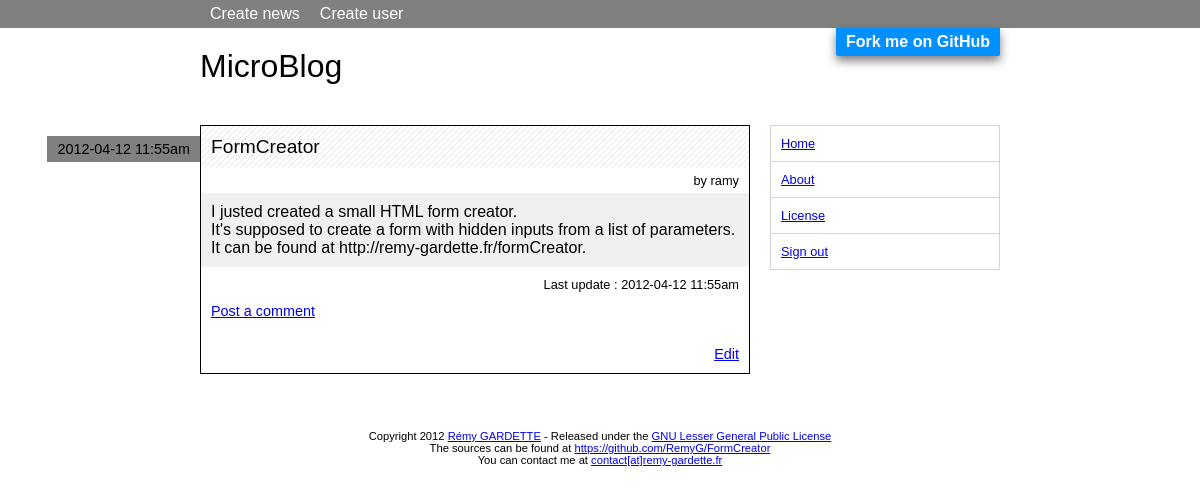
The app's page /index.php?module=news&action=show&post=formcreator-9 (signed in) with its own data.
### tables this page shows
CREATE TABLE IF NOT EXISTS `posts` (
  `post_id` int(11) NOT NULL AUTO_INCREMENT,
  `post_title` varchar(200) DEFAULT NULL,
  `post_crea_usr_id` int(11) NOT NULL,
  `post_title_url` varchar(200) NOT NULL,
  `post_content` text NOT NULL,
  `post_dt_crea` datetime NOT NULL,
  `post_dt_modif` datetime NOT NULL,
  PRIMARY KEY (`post_id`)
);

CREATE TABLE IF NOT EXISTS `users` (
  `usr_id` int(11) NOT NULL AUTO_INCREMENT,
  `usr_name` varchar(50) NOT NULL,
  `usr_password` varchar(50) NOT NULL,
  `usr_mail` varchar(100) NOT NULL,
  `usr_dt_crea` datetime NOT NULL,
  PRIMARY KEY (`usr_id`)
);

### modeles/User.php (called while the page is built, shortened)
<?php
class User {
	public $list_rights;
	public function getListRights() {
		return $this->list_rights;
	}
	public function __construct($id, $name, $password, $mail, $dt_crea) {
		$this->name = $name;
	}
	public static function getUserById($usr_id) {
		$pdo = PDO2::getInstance();
		$requete = $pdo->prepare("
			SELECT
				usr_id, usr_name, usr_password, usr_mail, usr_dt_crea
			FROM
				users
			WHERE
				usr_id = :usr_id
			;");
		$requete->bindValue(':usr_id', 	$usr_id);
		$requete->execute();
		if ($result = $requete->fetch(PDO::FETCH_ASSOC)) {
			return new User($result['usr_id'], $result['usr_name'], $result['usr_password'], $result['usr_mail'], $result['usr_dt_crea']);
		}
		return null;
	}
	public static function hasCurrentUserRight($right_cd) {
		if(cleanGlobal($_SESSION, 'current_user') == null) {
			return false;
		} else {
			$current_user = unserialize(cleanGlobal($_SESSION, 'current_user', false));
			if($current_user->getListRights() != null) {
				foreach($current_user->getListRights() as $right) {
					if($right->getCd() == $right_cd) {
						return true;
					}
				}
			}
			return false;
		}
	}
}
?>

### modeles/Post.php (called while the page is built, shortened)
<?php
class Post {
	public $title;
	public $content;
	public $dt_crea;
	public $dt_modif;
	private $crea_user;
	public function getTitle() {
		return $this->title;
	}
	public function getContent() {
		return $this->content;
	}
	public function getDtCrea() {
		return $this->dt_crea;
	}
	public function getDtModif() {
		return $this->dt_modif;
	}
	public function getCreaUser() {
		return $this->crea_user;
	}
	public function setCreaUser($crea_user) {
		$this->crea_user = $crea_user;
	}
	public function __construct($id, $crea_usr_id, $title, $title_url, $content, $dt_crea, $dt_modif) {
		$this->title = $title;
		$this->title_url = $title_url;
		$this->content = $content;
		$this->dt_crea = $dt_crea;
		$this->dt_modif = $dt_modif;
	}
	public static function getPostByTitleUrl($post_title_url) {
		$pdo = PDO2::getInstance();
		$requete = $pdo->prepare("
			SELECT
				post_id, post_crea_usr_id, post_title, post_title_url, post_content, post_dt_crea, post_dt_modif
			FROM
				posts
			WHERE
				post_title_url = :post_title_url
			;");
		$requete->bindValue(':post_title_url', $post_title_url);
		$requete->execute();
		$results = $requete->fetchAll(PDO::FETCH_ASSOC);
		if(sizeof($results == 1)) {
			$result = $results[0];
			$post = new Post($result['post_id'], $result['post_crea_usr_id'], $result['post_title'], $result['post_title_url'], $result['post_content'], new Datetime($result['post_dt_crea']), ($result['post_dt_modif'] != null ? new Datetime($result['post_dt_modif']) : null));
			$post->setCreaUser(User::getUserById($result['post_crea_usr_id']));
			return $post;
		}
		return false;
	}
}
?>

### global/config.php (called while the page is built, shortened)
<?php
function cleanGlobal($global_array, $arg, $specialchars = true, $default = null) {
	if(key_exists($arg, $global_array) && $global_array[$arg] != null && $global_array[$arg] != "") {
		if($specialchars) {
			return htmlspecialchars($global_array[$arg]);
		} else {
			return $global_array[$arg];
		}
	} else {
		return $default;
	}
}

### modeles/Right.php (called while the page is built, shortened)
<?php
class Right {
	private $cd = null;
	public function getCd(){
		return $this->cd;
	}
}
?>

### libs/rewriting.php (called while the page is built, shortened)
<?php
function getEditPostUrl(Post $post) {
	$url = "index.php?module=news&amp;action=edit&amp;post=".$post->title_url;
	return $url;
}

### modules/news/views/view_show.php (the view, shortened to what this page needs)
<div class="content">
	<div class="post">
		<div class="post_date">
			<a href="">
			<?php echo $post->getDtCrea()->format(EN_DT_POST); ?>
			</a>
		</div>
		<?php
		if ($post->getTitle() != null) {
			echo '<div class="post_title"><a href="">'.$post->getTitle().'</a></div>';
		}
		echo '
		<div class="post_content">
		<div class="post_author">
		by '.$post->getCreaUser()->name.'
		</div>
		<div class="post_content_text">
		'.htmlspecialchars_decode(nl2br($post->getContent())).'
		</div>
		';
		if($post->getDtModif() != null && User::hasCurrentUserRight(RGT_ADMIN)) {
			echo '<div class="post_date_update">'.'Last update : '.$post->getDtModif()->format(EN_DT_POST).'</div>';
		}
		echo '</div>';
		?>
		<div class="post_comments">
			<span class="post_action"><a href="javascript:showHideCommentForm()">Post a comment</a></span>
		</div>
		<?php
		if(User::hasCurrentUserRight(RGT_ADMIN)) {
		?>
		<div class="post_actions" style="text-align: right;">
			<span class="post_action" style="padding-right: 0;"><a href="<?php echo getEditPostUrl($post); ?>" >Edit</a></span>
		</div>
		<?php
		}
		?>
	</div>
</div>

### style/style.css (style rules this page uses)
html, body { margin: 0; padding: 0; font-family: 'Lucida Grande', 'Calibri', Helvetica, Arial, sans-serif; }
div.content { float: left; width: 550px; text-align: justify; }

### style/posts.css (style rules this page uses)
div.post { border: 1px solid black; position: relative; margin-bottom: 25px; }
div.post_date { position: absolute; right: 549px; top: 10px; }
div.post_date a { display: block; background: grey; text-align: right; padding: 5px 10px; font-size: 0.9em; white-space: nowrap; text-decoration: none; color: black; }
div.post_title a { display: block; font-size: 1.2em; background:#ffffff url('images/stripes_grey.png') repeat right top; padding: 10px; text-decoration: none; color: black; }
div.post_author { text-align: right; font-size: 0.8em; margin-right: 10px; margin-bottom: 5px; }
div.post_content { text-align: justify; margin-top: 5px; margin-bottom: 10px; padding: 0; }
div.post_content_text { padding: 10px 10px; margin: 0; background: #f0f0f0; }
div.post_date_update { font-size: 0.8em; margin: 10px; text-align: right; }
div.post_actions { margin-top: 5px; margin-bottom: 10px; margin-right: 10px; }
span.post_action { padding-right: 20px; font-size: 0.9em; }
div.post_comments { margin-bottom: 15px; padding: 10px; padding-top: 0px; }

### records on screen
posts: post_title "FormCreator", post_content "I justed created a small HTML form creator. It's supposed to create a form with hidden inputs from a list of parameters. It can be found at http://remy-gardette.fr/formCreator."
users: usr_name "ramy"

### other values on screen
$post->getDtCrea()->format(EN_DT_POST) "2012-04-12 11:55am"
$post->getDtModif()->format(EN_DT_POST) "2012-04-12 11:55am"
SITE_OWNER "Rémy GARDETTE"
str_replace("@", "[at]", SITE_OWNER_MAIL) "contact[at]remy-gardette.fr"
